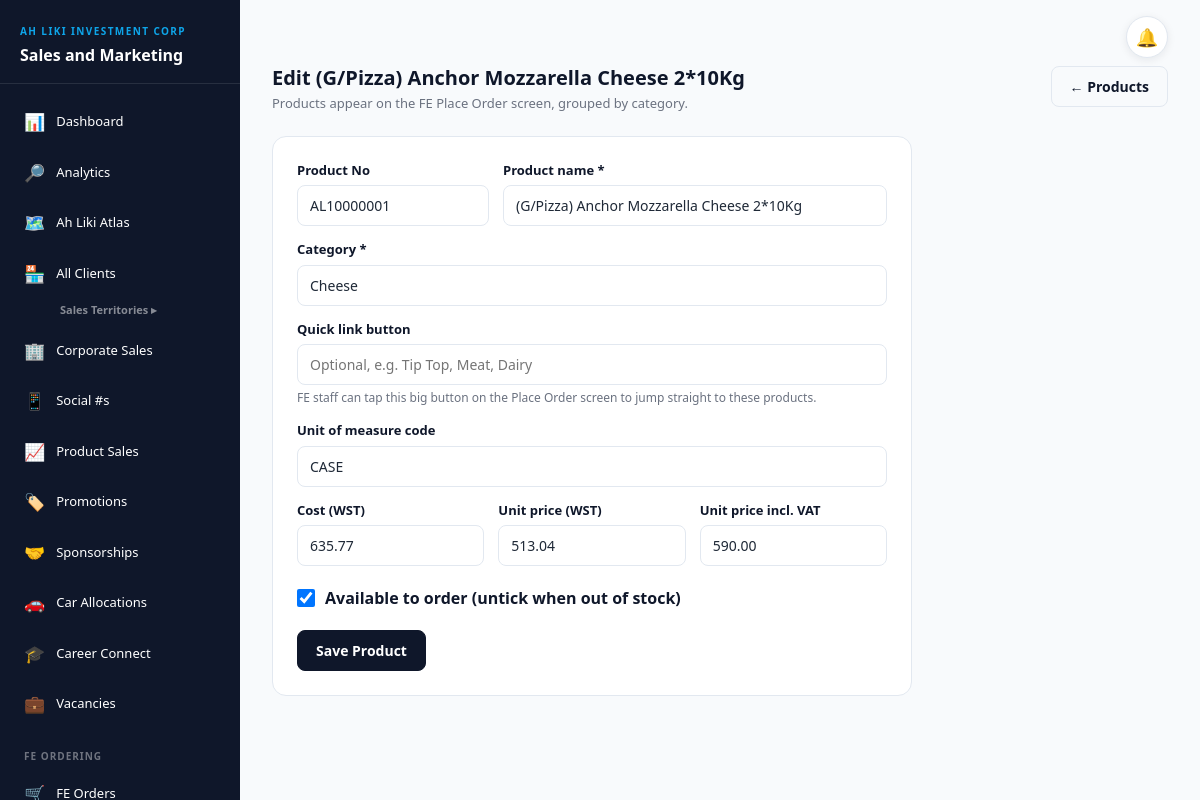
Screenshot of /products/1/edit/ (signed in) with the database file from the repository.
### fe_orders/models.py (models this page shows, shortened)
class Product(models.Model):
    product_no = models.CharField(max_length=50, blank=True, help_text='Product code from the office system, e.g. 10045')
    name       = models.CharField(max_length=255, unique=True)
    category   = models.CharField(max_length=100, help_text='Shown as a filter button, e.g. Soda, Water, Snacks')
    unit       = models.CharField(max_length=50, blank=True, help_text='Unit of measure code, e.g. CTN, CASE, EA')
    cost       = models.DecimalField(max_digits=10, decimal_places=2, null=True, blank=True,
                                     help_text='WST cost per unit. Office only; FE staff never see it.')
    unit_price = models.DecimalField(max_digits=10, decimal_places=2, null=True, blank=True,
                                     help_text='WST per unit. Leave blank if the office prices the order.')
    unit_price_incl_vat = models.DecimalField(max_digits=10, decimal_places=2, null=True, blank=True,
                                              help_text='WST per unit including VAT')
    available  = models.BooleanField(default=True, help_text='Untick when out of stock; FE staff see it greyed out')
    quick_link = models.CharField(max_length=50, blank=True,
                                  help_text='Big shortcut button on the Place Order screen, e.g. Tip Top, Meat, Dairy')
    class Meta:
        ordering = ['category', 'name']
        constraints = [
            models.UniqueConstraint(fields=['product_no'], condition=~models.Q(product_no=''),
                                    name='unique_product_no'),
        ]

### fe_orders/views.py (the view)
# urls.py: path('products/<int:product_id>/edit/',   views.product_form,     name='product_edit'),
@login_required(login_url='login')
def product_form(request, product_id=None):
    product = get_object_or_404(Product, pk=product_id) if product_id else None
    errors = []
    if request.method == 'POST':
        product, errors = _product_from_post(request.POST, product)
        if not errors:
            product.save()
            messages.success(request, f'Saved {product.name}.')
            return redirect('product_list')
    return render(request, 'fe_orders/product_form.html', {
        'product': product, 'errors': errors,
        'categories': Product.objects.values_list('category', flat=True).distinct().order_by('category'),
        'quick_links': _quick_link_names(),
    })

### fe_orders/access.py (called while the page is built)
def is_fe(user):
    return (user.is_authenticated and not user.is_superuser
            and user.groups.filter(name=FE_GROUP).exists())

def fe_context(request):
    return {'is_fe': getattr(request, 'is_fe', False)}

    def __call__(self, request):
        request.is_fe = is_fe(request.user)
        if request.is_fe and not self._allowed(request.path_info):
            return redirect('fe_home')
        return self.get_response(request)

### fe_orders/views.py (called while the page is built)
def _quick_link_names():
    names = [q['label'] for q in QUICK_LINKS]
    seen = {n.lower() for n in names}
    for n in Product.objects.exclude(quick_link='').values_list('quick_link', flat=True).distinct().order_by('quick_link'):
        if n.lower() not in seen:
            seen.add(n.lower())
            names.append(n)
    return names

### shops/access.py (called while the page is built)
def roles_of(user):
    if not user.is_authenticated:
        return set()
    if user.is_superuser:
        return {MANAGER}
    return set(user.groups.filter(name__in=ROLES).values_list('name', flat=True))

def finance_roles_of(user):
    if not user.is_authenticated or user.is_superuser:
        return set()
    return set(user.groups.filter(name__in=FINANCE_ROLES).values_list('name', flat=True))

def is_finance(user):
    return bool(finance_roles_of(user)) and not roles_of(user)

def is_hr(user):
    return (user.is_authenticated and not user.is_superuser and not roles_of(user) and not finance_roles_of(user)
            and user.groups.filter(name=HR_GROUP).exists())

def is_social(user):
    return (user.is_authenticated and not user.is_superuser and not roles_of(user) and not finance_roles_of(user)
            and user.groups.filter(name=SOCIAL_GROUP).exists() and not is_hr(user))

def blocked_areas(user):
    roles = roles_of(user)
    if not roles:
        return set().union(*BLOCKED.values())
    return set.intersection(*(BLOCKED[r] for r in roles))

def can_see_sales(request):
    return not {'corporate_sales', 'monthly_sales'} <= getattr(request, 'blocked_areas', set())

def role_label(user):
    if is_hr(user):
        return HR_GROUP
    if is_social(user):
        return SOCIAL_GROUP
    if is_finance(user):
        return FINANCIAL_CONTROLLER if FINANCIAL_CONTROLLER in finance_roles_of(user) else FINANCE_STAFF
    roles = roles_of(user)
    for r in (MANAGER, MARKETING, SALES):
        if r in roles:
            return r
    return 'No access level'

### fe_orders/templates/fe_orders/product_form.html (shortened to what this page needs)
{% extends 'shops/base.html' %}
{% block content %}
<div class="page-header">
  <div>
    <h2 class="page-title">{% if product.pk %}Edit {{ product.name }}{% else %}Add Product{% endif %}</h2>
    <p class="page-sub">Products appear on the FE Place Order screen, grouped by category.</p>
  </div>
  <a href="{% url 'product_list' %}" class="btn-sms btn-outline-custom">← Products</a>
</div>
<form method="post" class="sms-card" style="padding:24px;max-width:640px">
  <div style="display:grid;grid-template-columns:1fr 2fr;gap:14px">
    <div class="form-group"><label class="sms-label">Product No</label>
      <input class="sms-input" name="product_no" value="{{ product.product_no|default:'' }}" maxlength="50" placeholder="e.g. 10045"></div>
    <div class="form-group"><label class="sms-label">Product name *</label>
      <input class="sms-input" name="name" value="{{ product.name|default:'' }}" required autofocus></div>
  </div>
  <div class="form-group"><label class="sms-label">Category *</label>
    <input class="sms-input" name="category" value="{{ product.category|default:'' }}" list="cats" required placeholder="e.g. Soda, Water, Snacks">
    <datalist id="cats">{% for c in categories %}<option value="{{ c }}">{% endfor %}</datalist></div>
  <div class="form-group"><label class="sms-label">Quick link button</label>
    <input class="sms-input" name="quick_link" value="{{ product.quick_link|default:'' }}" list="quick-links" maxlength="50" placeholder="Optional, e.g. Tip Top, Meat, Dairy">
    <div style="color:var(--muted);font-size:12px;margin-top:4px">FE staff can tap this big button on the Place Order screen to jump straight to these products.</div></div>
  <div class="form-group"><label class="sms-label">Unit of measure code</label>
    <input class="sms-input" name="unit" value="{{ product.unit|default:'' }}" placeholder="e.g. CTN, CASE, EA"></div>
  <div style="display:grid;grid-template-columns:1fr 1fr 1fr;gap:14px">
    <div class="form-group"><label class="sms-label">Cost (WST)</label>
      <input class="sms-input" name="cost" value="{{ product.cost|default_if_none:'' }}" inputmode="decimal" placeholder="Office only"></div>
    <div class="form-group"><label class="sms-label">Unit price (WST)</label>
      <input class="sms-input" name="unit_price" value="{{ product.unit_price|default_if_none:'' }}" inputmode="decimal" placeholder="Blank if priced by office"></div>
    <div class="form-group"><label class="sms-label">Unit price incl. VAT</label>
      <input class="sms-input" name="unit_price_incl_vat" value="{{ product.unit_price_incl_vat|default_if_none:'' }}" inputmode="decimal"></div>
  </div>
  <label style="display:flex;gap:10px;align-items:center;font-weight:600;color:var(--primary);margin:6px 0 20px">
    <input type="checkbox" name="available" {% if not product or product.available %}checked{% endif %} style="width:18px;height:18px">
    Available to order (untick when out of stock)
  </label>
  <button class="btn-sms btn-primary-custom">Save Product</button>
</form>
{% endblock %}

### shops/templates/shops/base.html (style rules this page uses)
:root { --primary: #0F172A; --primary2: #1E293B; --accent: #0EA5E9; --accent-light: #38BDF8; --surface: #F8FAFC; --card: #FFFFFF; --muted: #6B7280; --border: #E2E8F0; --success: #16A34A; --danger: #DC2626; --info: #2563EB; --text-primary: #0F172A; --text-secondary: #475569; }
* { box-sizing: border-box; }
body { font-family: 'Segoe UI', system-ui, sans-serif; background: var(--surface); min-height: 100vh; margin: 0; color: #1F2937; }
.btn-primary-custom { background: var(--primary); color: #fff; border: 1px solid var(--primary); }
.btn-outline-custom { background: transparent; color: var(--primary); border: 1px solid var(--border); }
.btn-sms { border-radius: 8px; padding: 9px 18px; font-size: 14px; font-weight: 600; cursor: pointer; display: inline-flex; align-items: center; gap: 6px; text-decoration: none; }
.sms-card { background: var(--card); border: 1px solid var(--border); border-radius: 14px; overflow: hidden; }
.sms-input { width:100%; padding:9px 12px; border:1px solid var(--border); border-radius:8px; font-size:14px; background:var(--card); color:#1F2937; outline:none; }
.sms-label { display:block; margin-bottom:5px; font-size:13px; font-weight:600; color:var(--primary); }
.form-group { margin-bottom:14px; }
.page-header { display:flex; justify-content:space-between; align-items:flex-start; margin-bottom:22px; }
.page-title { margin:0; color:var(--primary); font-size:20px; font-weight:700; }
.page-sub { margin:4px 0 0; color:var(--muted); font-size:13px; }

### rows the page displays
Product: name "(G/Pizza) Anchor Mozzarella Cheese 2*10Kg", product_no "AL10000001", category "Cheese", unit "CASE", cost "635.77", unit_price "513.04", unit_price_incl_vat "590.00", available "☑"
